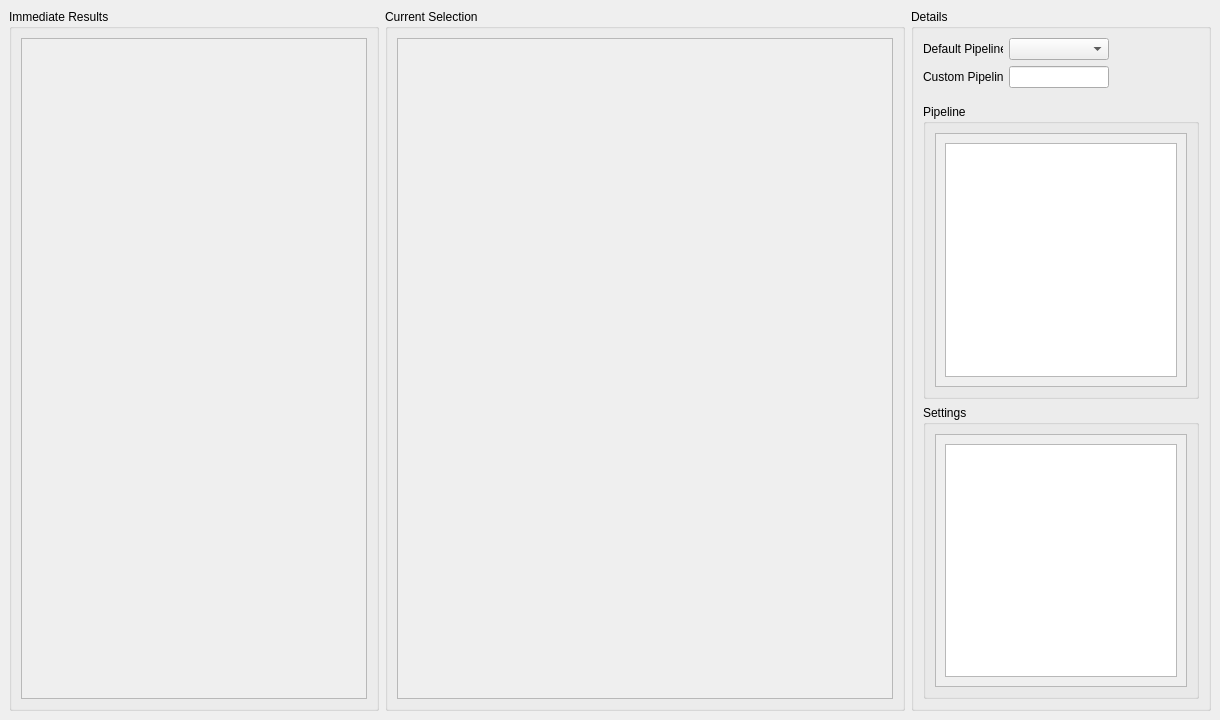
<?xml version="1.0" encoding="UTF-8"?>
<ui version="4.0">
 <class>MainWindow</class>
 <widget class="QMainWindow" name="MainWindow">
  <property name="geometry">
   <rect>
    <x>0</x>
    <y>0</y>
    <width>1220</width>
    <height>720</height>
   </rect>
  </property>
  <property name="windowTitle">
   <string>MainWindow</string>
  </property>
  <widget class="QWidget" name="CentralView">
   <layout class="QVBoxLayout" name="verticalLayout_3">
    <item>
     <layout class="QHBoxLayout" name="main_window_layout">
      <item>
       <widget class="QGroupBox" name="left_panel">
        <property name="minimumSize">
         <size>
          <width>370</width>
          <height>500</height>
         </size>
        </property>
        <property name="maximumSize">
         <size>
          <width>300</width>
          <height>16777215</height>
         </size>
        </property>
        <property name="title">
         <string>Immediate Results</string>
        </property>
        <layout class="QVBoxLayout" name="verticalLayout_6">
         <item>
          <widget class="QScrollArea" name="left_scroll">
           <property name="widgetResizable">
            <bool>true</bool>
           </property>
           <widget class="QWidget" name="left_scroll_results">
            <property name="geometry">
             <rect>
              <x>0</x>
              <y>0</y>
              <width>348</width>
              <height>665</height>
             </rect>
            </property>
            <layout class="QVBoxLayout" name="verticalLayout_10">
             <item>
              <layout class="QVBoxLayout" name="left_scroll_results_vbox_layout"/>
             </item>
            </layout>
           </widget>
          </widget>
         </item>
        </layout>
       </widget>
      </item>
      <item>
       <widget class="QGroupBox" name="mid_panel">
        <property name="minimumSize">
         <size>
          <width>300</width>
          <height>500</height>
         </size>
        </property>
        <property name="title">
         <string>Current Selection</string>
        </property>
        <layout class="QVBoxLayout" name="verticalLayout_7">
         <item>
          <widget class="QScrollArea" name="main_image_scroll">
           <property name="widgetResizable">
            <bool>true</bool>
           </property>
           <widget class="QWidget" name="main_scoll_vbox_layout">
            <property name="geometry">
             <rect>
              <x>0</x>
              <y>0</y>
              <width>496</width>
              <height>665</height>
             </rect>
            </property>
            <layout class="QVBoxLayout" name="verticalLayout_8">
             <item>
              <widget class="QLabel" name="main_image_label">
               <property name="text">
                <string/>
               </property>
              </widget>
             </item>
            </layout>
           </widget>
          </widget>
         </item>
        </layout>
       </widget>
      </item>
      <item>
       <widget class="QGroupBox" name="right_panel">
        <property name="minimumSize">
         <size>
          <width>300</width>
          <height>500</height>
         </size>
        </property>
        <property name="maximumSize">
         <size>
          <width>300</width>
          <height>16777215</height>
         </size>
        </property>
        <property name="title">
         <string>Details</string>
        </property>
        <layout class="QGridLayout" name="gridLayout">
         <item row="0" column="1" colspan="2">
          <widget class="QComboBox" name="fav_pips_combo_box">
           <property name="minimumSize">
            <size>
             <width>100</width>
             <height>0</height>
            </size>
           </property>
           <property name="maximumSize">
            <size>
             <width>100</width>
             <height>16777215</height>
            </size>
           </property>
          </widget>
         </item>
         <item row="1" column="0">
          <widget class="QLabel" name="custom_label">
           <property name="minimumSize">
            <size>
             <width>80</width>
             <height>0</height>
            </size>
           </property>
           <property name="maximumSize">
            <size>
             <width>80</width>
             <height>16777215</height>
            </size>
           </property>
           <property name="text">
            <string>Custom Pipeline</string>
           </property>
          </widget>
         </item>
         <item row="1" column="1" colspan="2">
          <widget class="QLineEdit" name="custom_line_edit">
           <property name="sizePolicy">
            <sizepolicy hsizetype="Preferred" vsizetype="Fixed">
             <horstretch>0</horstretch>
             <verstretch>0</verstretch>
            </sizepolicy>
           </property>
           <property name="minimumSize">
            <size>
             <width>100</width>
             <height>0</height>
            </size>
           </property>
           <property name="maximumSize">
            <size>
             <width>100</width>
             <height>16777215</height>
            </size>
           </property>
          </widget>
         </item>
         <item row="0" column="0">
          <widget class="QLabel" name="fav_label">
           <property name="minimumSize">
            <size>
             <width>80</width>
             <height>0</height>
            </size>
           </property>
           <property name="maximumSize">
            <size>
             <width>80</width>
             <height>16777215</height>
            </size>
           </property>
           <property name="text">
            <string>Default Pipelines</string>
           </property>
          </widget>
         </item>
         <item row="3" column="0" colspan="3">
          <widget class="QGroupBox" name="pip_group">
           <property name="title">
            <string>Pipeline</string>
           </property>
           <layout class="QVBoxLayout" name="verticalLayout_2">
            <item>
             <widget class="QScrollArea" name="pip_scroll">
              <property name="widgetResizable">
               <bool>true</bool>
              </property>
              <widget class="QWidget" name="pip_scroll_vbox_layout">
               <property name="geometry">
                <rect>
                 <x>0</x>
                 <y>0</y>
                 <width>258</width>
                 <height>262</height>
                </rect>
               </property>
               <layout class="QVBoxLayout" name="verticalLayout_4">
                <item>
                 <widget class="QListView" name="pip_list_view"/>
                </item>
               </layout>
              </widget>
             </widget>
            </item>
           </layout>
          </widget>
         </item>
         <item row="4" column="0" colspan="3">
          <widget class="QGroupBox" name="settings_group">
           <property name="title">
            <string>Settings</string>
           </property>
           <layout class="QVBoxLayout" name="verticalLayout">
            <item>
             <widget class="QScrollArea" name="setting_scroll">
              <property name="widgetResizable">
               <bool>true</bool>
              </property>
              <widget class="QWidget" name="settings_scroll_vbox_layout">
               <property name="geometry">
                <rect>
                 <x>0</x>
                 <y>0</y>
                 <width>258</width>
                 <height>261</height>
                </rect>
               </property>
               <layout class="QVBoxLayout" name="verticalLayout_5">
                <item>
                 <widget class="QListView" name="settings_list_view"/>
                </item>
               </layout>
              </widget>
             </widget>
            </item>
           </layout>
          </widget>
         </item>
         <item row="2" column="1">
          <spacer name="verticalSpacer">
           <property name="orientation">
            <enum>Qt::Vertical</enum>
           </property>
           <property name="sizeType">
            <enum>QSizePolicy::Fixed</enum>
           </property>
           <property name="sizeHint" stdset="0">
            <size>
             <width>0</width>
             <height>10</height>
            </size>
           </property>
          </spacer>
         </item>
        </layout>
        <zorder>custom_line_edit</zorder>
        <zorder>custom_label</zorder>
        <zorder>fav_label</zorder>
        <zorder>fav_pips_combo_box</zorder>
        <zorder>settings_group</zorder>
        <zorder>pip_group</zorder>
        <zorder>verticalSpacer</zorder>
       </widget>
      </item>
     </layout>
    </item>
   </layout>
  </widget>
  <action name="PipelineMenu">
   <property name="text">
    <string>Pipeline</string>
   </property>
   <property name="toolTip">
    <string>Menuentrys for saving and loading pipelines</string>
   </property>
  </action>
  <action name="actionImages">
   <property name="text">
    <string>Images</string>
   </property>
   <property name="toolTip">
    <string>Menu for saving and loading images</string>
   </property>
  </action>
  <action name="actionLoad">
   <property name="text">
    <string>Load</string>
   </property>
   <property name="toolTip">
    <string>Load a presaved pipeline in json format</string>
   </property>
  </action>
  <action name="actionSave">
   <property name="text">
    <string>Save</string>
   </property>
   <property name="toolTip">
    <string>Save the pipeline settings in a json format. You can load your specified Pipeline in later program calls to process the same settings on other images.</string>
   </property>
  </action>
  <action name="actionLoad_2">
   <property name="text">
    <string>Load</string>
   </property>
   <property name="toolTip">
    <string>Load a presaved Pipeline in json format.</string>
   </property>
  </action>
  <action name="actionSave_2">
   <property name="text">
    <string>Specify Output location</string>
   </property>
   <property name="toolTip">
    <string>Specify the default output location in yout file system. Your processed images and graphs will be stored there after processing.</string>
   </property>
  </action>
  <action name="actionLoad_3">
   <property name="text">
    <string>Load Image</string>
   </property>
   <property name="toolTip">
    <string>Load a single image file from the file system.</string>
   </property>
  </action>
  <action name="actionLoad_Image_Folder">
   <property name="text">
    <string>Load Image Folder</string>
   </property>
   <property name="toolTip">
    <string>Load a complete folder of images. To display immediate results, the program will use the first image of the folder as default.</string>
   </property>
  </action>
 </widget>
 <resources/>
 <connections/>
</ui>
